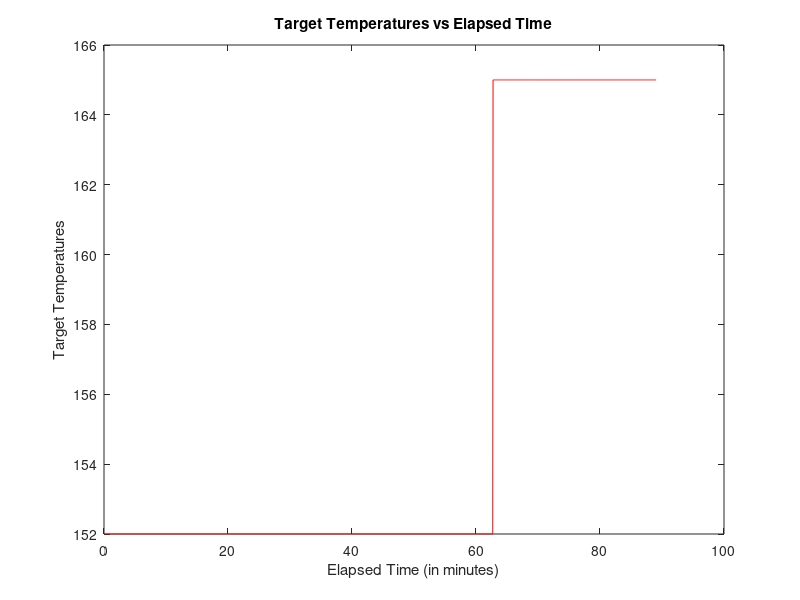

Source code (MATLAB):
% program2.m
% 
% Author: Jerome Anaeki
% Account: janaeki1
% CSc 4630 Program #2
% Due Date: 10/9/18
%
% Description:
% This program imports data from a file, corrects bad values, compares
% measured and target temperatures using a threshold from user input,
% and plots an array of the measured and target temperatures vs elapsed times.
%
% Input:
% The program input is the threshold amount.
%
% Output:
% The program outputs are the number of bad values that are fixed, the 
% number of times the measured temperature matches the target temperature
% within the tolerance amount, graph of measured temperature vs. elapsed
% time, and graph of target temperature vs. elapsed time.
% 
% Usage:
% program2


load('temperatureData.mat'); % opens file and imports data

firstVal = 1; % index for first value
secondVal = 2; % index for second value
badValueCount = 0; % count for bad values
correctedVal = 0; % array for corrected values
for x = 1:length(tempData)-1 % executes for every entry
    if tempData(firstVal, 2) ~= tempData(secondVal, 2) % compares equality of first and second values
        badValueCount = badValueCount + 1; % increments bad value count
        % calculates the mean of two values and stores them in array
        correctedVal(badValueCount) = mean(tempData(firstVal:secondVal, 2));
    end
    firstVal = firstVal + 1; % increments first value index
	secondVal = secondVal + 1; % increments second value index
end

% displays number of bad values that were fixed
disp(sprintf("%d bad values were fixed.", badValueCount));
disp(" ");


threshold = input('Please enter a threshold: '); % asks user input for acceptable variance
disp(" ");

acceptCount = 0; % count for accepted values
acceptVal = 0; % array for accepted values
for x = 1:length(tempData) % executes for every entry
    % compares the difference of measured and target temperatures with the given threshold
    if (abs(tempData(x, 2) - tempData(x, 3)) < threshold)
        acceptCount = acceptCount +  1; % count is incremented when variance is acceptable
        acceptVal(acceptCount) = tempData(x, 2); % stores accepted values in array
    end
end

disp("Accepted Temperature Information:");
disp(sprintf("# of matches: %d", acceptCount)); % displays # of matches
disp(sprintf("# of entries: %d", length(tempData))); % displays # of entries
disp(sprintf("Percentage of matches: %.2f%%", acceptCount/length(tempData)*100)); % displays percentage of matches
disp(sprintf("Tolerance amount: %d", threshold)); % displays tolerance amount
disp(" ");


elapsedTime = 0.05:0.05:89.05; % array of elapsed time (in minutes)
measuredTemp = 0; % array of measured temperatures
targetTemp = 0; % array of target temperatures
for x = 1:length(tempData) % executes for every entry
    measuredTemp(x) = tempData(x, 2); % stores measured temperatures in array
    targetTemp(x) = tempData(x, 3); % stores target temperatures in array
end

% Plots measured temperatures in blue
plot(elapsedTime, measuredTemp, 'b'); % plots graph in blue
xlabel('Elapsed Time (in minutes)'); % labels x-axis
ylabel('Measured Temperatures'); % labels y-axis
title('Measured Temperatures vs Elapsed Time'); % gives title to graph

% Plots target temperatures in red
plot(elapsedTime, targetTemp, 'r'); % plots graph in red
xlabel('Elapsed Time (in minutes)'); % labels x-axis
ylabel('Target Temperatures'); % labels y-axis
title('Target Temperatures vs Elapsed Time'); % gives title to graph
